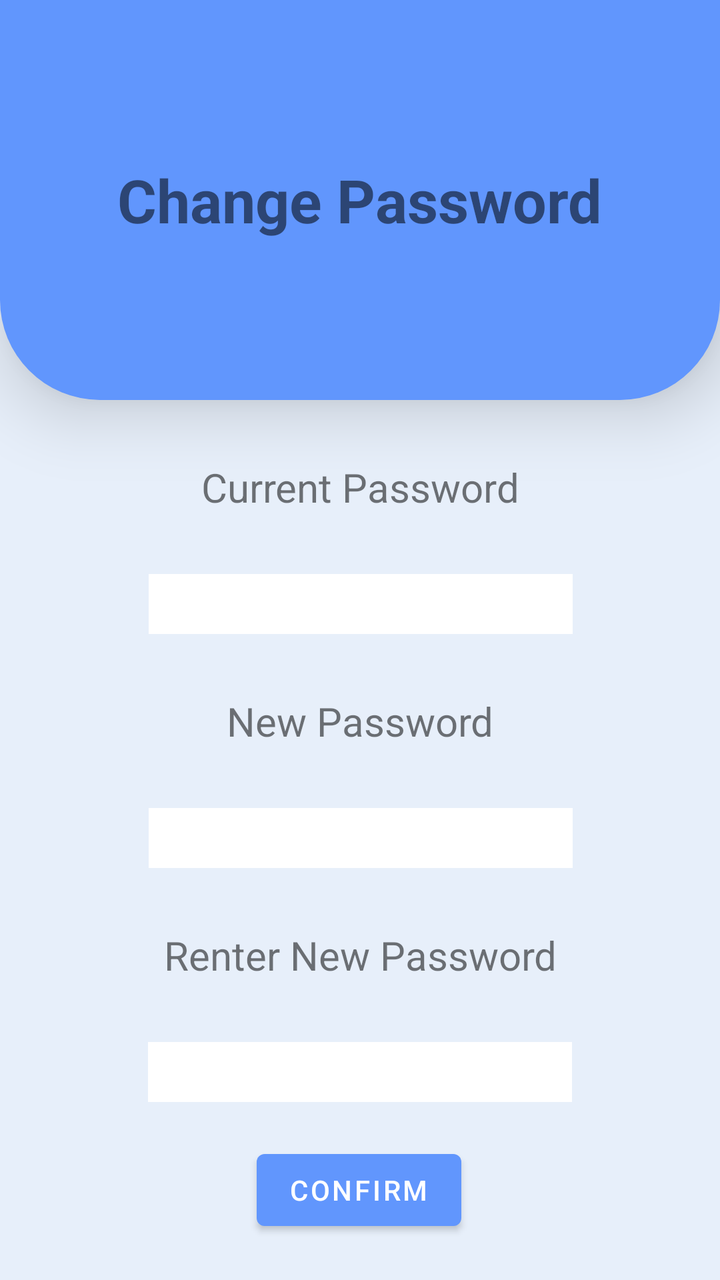
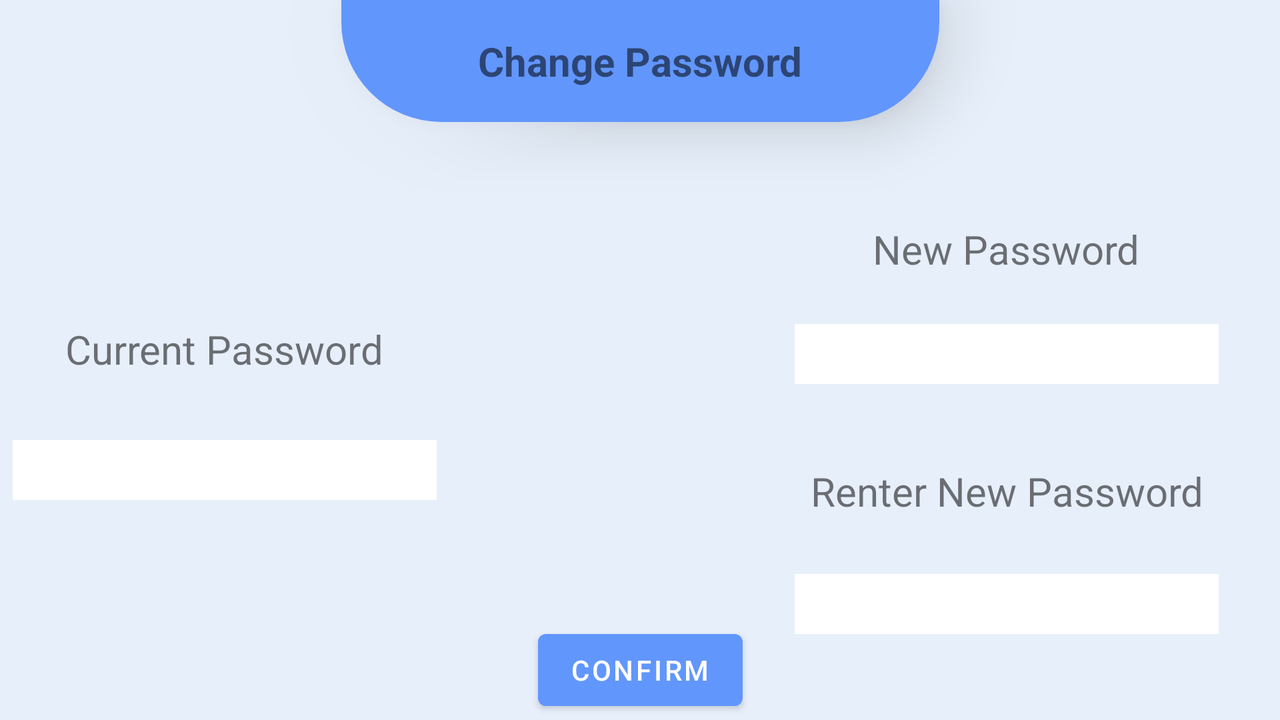

One screen, two layout resources from the same app: the default and the repository's alternative for another configuration. Each is rendered where Android would select it; the XML of both is given below.
<!-- AndroidManifest.xml: application theme AppTheme -->
<!-- res/layout/changepassword.xml -->
<?xml version="1.0" encoding="utf-8"?>
<androidx.constraintlayout.widget.ConstraintLayout
    xmlns:android="http://schemas.android.com/apk/res/android"
    xmlns:app="http://schemas.android.com/apk/res-auto"
    xmlns:tools="http://schemas.android.com/tools"
    android:layout_width="match_parent"
    android:layout_height="match_parent"
    android:background="#E7EFFA"
    >

    <RelativeLayout
        android:id="@+id/relativeLayout"
        android:layout_width="match_parent"
        android:layout_height="200dp"
        android:background="@drawable/top"
        android:elevation="20dp"
        app:layout_constraintTop_toTopOf="parent">


        <TextView
            android:id="@+id/textView10"
            android:layout_width="wrap_content"
            android:layout_height="wrap_content"
            android:layout_centerHorizontal="true"
            android:layout_centerVertical="true"
            android:textSize="30dp"
            android:textStyle="bold"
            android:textAlignment="center"

            android:text="Change Password" />
    </RelativeLayout>

    <TextView
        android:id="@+id/textView11"
        android:layout_width="wrap_content"
        android:layout_height="wrap_content"
        android:layout_centerHorizontal="true"
        android:layout_marginTop="30dp"
        android:text="Current Password"
        android:textAlignment="center"
        android:textSize="20dp"
        app:layout_constraintEnd_toEndOf="parent"
        app:layout_constraintStart_toStartOf="parent"
        app:layout_constraintTop_toBottomOf="@+id/relativeLayout" />

    <EditText
        android:id="@+id/oldpw"
        android:layout_width="212dp"
        android:layout_height="30dp"
        android:layout_centerHorizontal="true"
        android:layout_marginTop="30dp"
        android:background="#ffffff"
        android:ems="10"
        android:inputType="textPassword"

        app:layout_constraintEnd_toEndOf="@+id/textView11"
        app:layout_constraintStart_toStartOf="@+id/textView11"
        app:layout_constraintTop_toBottomOf="@+id/textView11" />

    <TextView
        android:id="@+id/textView12"
        android:layout_width="wrap_content"
        android:layout_height="wrap_content"
        android:layout_centerHorizontal="true"
        android:layout_marginTop="30dp"
        android:text="New Password"
        android:textAlignment="center"
        android:textSize="20dp"
        app:layout_constraintEnd_toEndOf="parent"
        app:layout_constraintStart_toStartOf="parent"

        app:layout_constraintTop_toBottomOf="@+id/oldpw" />

    <EditText
        android:id="@+id/newpw"

        android:layout_width="212dp"
        android:layout_height="30dp"
        android:layout_centerHorizontal="true"
        android:layout_marginTop="30dp"
        android:background="#ffffff"
        android:ems="10"
        android:inputType="textPassword"

        app:layout_constraintEnd_toEndOf="@+id/textView12"
        app:layout_constraintStart_toStartOf="@+id/textView12"
        app:layout_constraintTop_toBottomOf="@+id/textView12" />

    <EditText
        android:id="@+id/newpwcfm"

        android:layout_width="212dp"
        android:layout_height="30dp"
        android:layout_marginTop="30dp"
        android:background="#ffffff"
        android:ems="10"
        android:inputType="textPassword"
        app:layout_constraintEnd_toEndOf="@+id/textView13"
        app:layout_constraintStart_toStartOf="@+id/textView13"
        app:layout_constraintTop_toBottomOf="@+id/textView13" />

    <TextView
        android:id="@+id/textView13"
        android:layout_width="wrap_content"
        android:layout_height="wrap_content"
        android:layout_centerHorizontal="true"
        android:layout_marginTop="30dp"
        android:text="Renter New Password"
        android:textAlignment="center"
        android:textSize="20dp"

        app:layout_constraintEnd_toEndOf="parent"
        app:layout_constraintStart_toStartOf="parent"
        app:layout_constraintTop_toBottomOf="@+id/newpw" />

    <Button
        android:id="@+id/confirm"
        android:layout_width="wrap_content"
        android:layout_height="wrap_content"
        android:layout_marginTop="20dp"
        android:text="Confirm"
        app:layout_constraintEnd_toEndOf="parent"
        app:layout_constraintHorizontal_bias="0.498"
        app:layout_constraintStart_toStartOf="parent"
        app:layout_constraintTop_toBottomOf="@+id/newpwcfm" />

    <ProgressBar
        android:id="@+id/progressBar"
        style="?android:attr/progressBarStyle"
        android:layout_width="wrap_content"
        android:layout_height="wrap_content"
        android:layout_marginTop="10dp"
        android:visibility="invisible"
        app:layout_constraintEnd_toEndOf="@+id/confirm"
        app:layout_constraintStart_toStartOf="@+id/confirm"
        app:layout_constraintTop_toBottomOf="@+id/confirm" />
</androidx.constraintlayout.widget.ConstraintLayout>
<!-- resources referenced by this layout -->
<resources>
  <!-- drawable top (drawable) -->
  <?xml version="1.0" encoding="UTF-8"?>
  <shape xmlns:android="http://schemas.android.com/apk/res/android">
      <solid android:color="#6196FD"/>
  
  
      <corners android:bottomLeftRadius="50dp" android:bottomRightRadius="50dp"/>
      <padding android:left="0dp" android:top="0dp" android:right="0dp" android:bottom="0dp" />
  </shape>
  <!-- from res/values-v21/ -->
  <style name="AppTheme" parent="Theme.MaterialComponents.Light.NoActionBar">
          
          <item name="colorPrimary">@color/colorPrimary</item>
          <item name="colorPrimaryDark">@color/colorPrimaryDark</item>
          <item name="colorAccent">@color/colorAccent</item>
      </style>
  <color name="colorPrimary">#6196FD</color>
  <color name="colorPrimaryDark">#6196FD</color>
  <color name="colorAccent">#03DAC5</color>
</resources>
<!-- res/layout-land/changepassword.xml (the repository's variant of the layout above) -->
<!-- drawn on the phone turned sideways -->
<?xml version="1.0" encoding="utf-8"?>
<androidx.constraintlayout.widget.ConstraintLayout
    xmlns:android="http://schemas.android.com/apk/res/android"
    xmlns:app="http://schemas.android.com/apk/res-auto"
    xmlns:tools="http://schemas.android.com/tools"
    android:layout_width="match_parent"
    android:layout_height="match_parent"
    android:background="#E7EFFA"
    >

    <RelativeLayout
        android:id="@+id/relativeLayout"
        android:layout_width="299dp"
        android:layout_height="61dp"
        android:background="@drawable/top"
        android:elevation="20dp"
        app:layout_constraintEnd_toEndOf="parent"
        app:layout_constraintStart_toStartOf="parent"
        app:layout_constraintTop_toTopOf="parent">


        <TextView
            android:id="@+id/textView10"
            android:layout_width="wrap_content"
            android:layout_height="wrap_content"
            android:layout_centerInParent="true"
            android:text="Change Password"
            android:textAlignment="center"

            android:textSize="20dp"
            android:textStyle="bold" />
    </RelativeLayout>

    <TextView
        android:id="@+id/textView11"
        android:layout_width="wrap_content"
        android:layout_height="wrap_content"
        android:layout_centerHorizontal="true"
        android:layout_marginTop="100dp"
        android:text="Current Password"
        android:textAlignment="center"
        android:textSize="20dp"
        app:layout_constraintEnd_toEndOf="parent"
        app:layout_constraintHorizontal_bias="0.068"
        app:layout_constraintStart_toStartOf="parent"
        app:layout_constraintTop_toBottomOf="@+id/relativeLayout" />

    <EditText
        android:id="@+id/oldpw"
        android:layout_width="212dp"
        android:layout_height="30dp"
        android:layout_centerHorizontal="true"
        android:layout_marginTop="32dp"
        android:background="#ffffff"
        android:ems="10"
        android:inputType="textPassword"

        app:layout_constraintEnd_toEndOf="@+id/textView11"
        app:layout_constraintStart_toStartOf="@+id/textView11"
        app:layout_constraintTop_toBottomOf="@+id/textView11" />

    <TextView
        android:id="@+id/textView12"
        android:layout_width="wrap_content"
        android:layout_height="wrap_content"
        android:layout_centerHorizontal="true"
        android:layout_marginTop="50dp"
        android:text="New Password"
        android:textAlignment="center"
        android:textSize="20dp"
        app:layout_constraintEnd_toEndOf="parent"

        app:layout_constraintHorizontal_bias="0.862"
        app:layout_constraintStart_toStartOf="parent"
        app:layout_constraintTop_toBottomOf="@+id/relativeLayout" />

    <EditText
        android:id="@+id/newpw"

        android:layout_width="212dp"
        android:layout_height="30dp"
        android:layout_centerHorizontal="true"
        android:layout_marginTop="24dp"
        android:background="#ffffff"
        android:ems="10"
        android:inputType="textPassword"

        app:layout_constraintEnd_toEndOf="@+id/textView12"
        app:layout_constraintStart_toStartOf="@+id/textView12"
        app:layout_constraintTop_toBottomOf="@+id/textView12" />

    <TextView
        android:id="@+id/textView13"
        android:layout_width="wrap_content"
        android:layout_height="wrap_content"
        android:layout_centerHorizontal="true"
        android:layout_marginTop="40dp"
        android:text="Renter New Password"
        android:textAlignment="center"
        android:textSize="20dp"

        app:layout_constraintEnd_toEndOf="@+id/newpw"
        app:layout_constraintStart_toStartOf="@+id/newpw"
        app:layout_constraintTop_toBottomOf="@+id/newpw" />

    <EditText
        android:id="@+id/newpwcfm"

        android:layout_width="212dp"
        android:layout_height="30dp"
        android:layout_marginTop="28dp"
        android:background="#ffffff"
        android:ems="10"
        android:inputType="textPassword"
        app:layout_constraintEnd_toEndOf="@+id/textView13"
        app:layout_constraintStart_toStartOf="@+id/textView13"
        app:layout_constraintTop_toBottomOf="@+id/textView13" />

    <Button
        android:id="@+id/confirm"
        android:layout_width="wrap_content"
        android:layout_height="wrap_content"
        android:layout_marginTop="250dp"
        android:text="Confirm"
        app:layout_constraintEnd_toEndOf="@+id/relativeLayout"
        app:layout_constraintStart_toStartOf="@+id/relativeLayout"
        app:layout_constraintTop_toBottomOf="@+id/relativeLayout" />

    <ProgressBar
        android:id="@+id/progressBar"
        style="?android:attr/progressBarStyle"
        android:layout_width="wrap_content"
        android:layout_height="wrap_content"
        android:layout_marginTop="10dp"
        android:visibility="invisible"
        app:layout_constraintEnd_toEndOf="@+id/confirm"
        app:layout_constraintStart_toStartOf="@+id/confirm"
        app:layout_constraintTop_toBottomOf="@+id/confirm" />
</androidx.constraintlayout.widget.ConstraintLayout>
